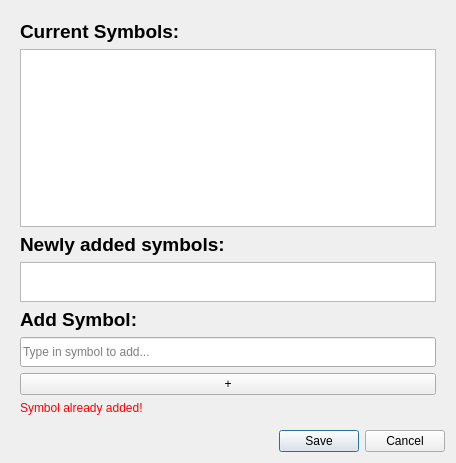
<?xml version="1.0" encoding="UTF-8"?>
<ui version="4.0">
 <class>AddSymbolsDialog</class>
 <widget class="QDialog" name="AddSymbolsDialog">
  <property name="geometry">
   <rect>
    <x>0</x>
    <y>0</y>
    <width>456</width>
    <height>463</height>
   </rect>
  </property>
  <property name="windowTitle">
   <string>Dialog</string>
  </property>
  <layout class="QGridLayout" name="gridLayout_2">
   <item row="0" column="0">
    <widget class="QWidget" name="widget" native="true">
     <layout class="QGridLayout" name="gridLayout">
      <item row="9" column="1">
       <widget class="QLabel" name="label_symbolalreadyadded">
        <property name="styleSheet">
         <string notr="true">QLabel{color: red}</string>
        </property>
        <property name="text">
         <string>Symbol already added!</string>
        </property>
       </widget>
      </item>
      <item row="1" column="1">
       <widget class="QListWidget" name="listwidget_annotformat_oldsymbols">
        <property name="sizePolicy">
         <sizepolicy hsizetype="Expanding" vsizetype="Fixed">
          <horstretch>0</horstretch>
          <verstretch>0</verstretch>
         </sizepolicy>
        </property>
        <property name="minimumSize">
         <size>
          <width>0</width>
          <height>75</height>
         </size>
        </property>
        <property name="styleSheet">
         <string notr="true"/>
        </property>
        <property name="dragEnabled">
         <bool>true</bool>
        </property>
        <property name="dragDropMode">
         <enum>QAbstractItemView::DragOnly</enum>
        </property>
        <property name="defaultDropAction">
         <enum>Qt::CopyAction</enum>
        </property>
        <property name="flow">
         <enum>QListView::LeftToRight</enum>
        </property>
        <property name="isWrapping" stdset="0">
         <bool>true</bool>
        </property>
        <property name="spacing">
         <number>3</number>
        </property>
        <property name="viewMode">
         <enum>QListView::ListMode</enum>
        </property>
        <property name="uniformItemSizes">
         <bool>false</bool>
        </property>
       </widget>
      </item>
      <item row="6" column="1">
       <widget class="QLineEdit" name="lineEdit_newsymbol">
        <property name="minimumSize">
         <size>
          <width>0</width>
          <height>30</height>
         </size>
        </property>
        <property name="text">
         <string/>
        </property>
        <property name="maxLength">
         <number>1</number>
        </property>
        <property name="placeholderText">
         <string>Type in symbol to add...</string>
        </property>
       </widget>
      </item>
      <item row="3" column="1">
       <widget class="QListWidget" name="listwidget_annotformat_symbolcontainer">
        <property name="maximumSize">
         <size>
          <width>16777215</width>
          <height>40</height>
         </size>
        </property>
        <property name="font">
         <font>
          <pointsize>4</pointsize>
         </font>
        </property>
        <property name="horizontalScrollBarPolicy">
         <enum>Qt::ScrollBarAlwaysOff</enum>
        </property>
        <property name="flow">
         <enum>QListView::LeftToRight</enum>
        </property>
        <property name="spacing">
         <number>3</number>
        </property>
       </widget>
      </item>
      <item row="4" column="1">
       <widget class="QLabel" name="label_addsymbol">
        <property name="font">
         <font>
          <pointsize>14</pointsize>
          <bold>true</bold>
         </font>
        </property>
        <property name="text">
         <string>Add Symbol:</string>
        </property>
       </widget>
      </item>
      <item row="7" column="1">
       <widget class="QPushButton" name="btn_addsymbol">
        <property name="text">
         <string>+</string>
        </property>
       </widget>
      </item>
      <item row="0" column="1">
       <widget class="QLabel" name="label_currentsymbols">
        <property name="font">
         <font>
          <pointsize>14</pointsize>
          <bold>true</bold>
         </font>
        </property>
        <property name="text">
         <string>Current Symbols:</string>
        </property>
       </widget>
      </item>
      <item row="2" column="1">
       <widget class="QLabel" name="label">
        <property name="font">
         <font>
          <pointsize>14</pointsize>
          <bold>true</bold>
         </font>
        </property>
        <property name="text">
         <string>Newly added symbols:</string>
        </property>
       </widget>
      </item>
     </layout>
    </widget>
   </item>
   <item row="2" column="0">
    <widget class="QDialogButtonBox" name="buttonBox">
     <property name="orientation">
      <enum>Qt::Horizontal</enum>
     </property>
     <property name="standardButtons">
      <set>QDialogButtonBox::Cancel|QDialogButtonBox::Save</set>
     </property>
    </widget>
   </item>
  </layout>
 </widget>
 <resources/>
 <connections>
  <connection>
   <sender>buttonBox</sender>
   <signal>rejected()</signal>
   <receiver>AddSymbolsDialog</receiver>
   <slot>reject()</slot>
   <hints>
    <hint type="sourcelabel">
     <x>295</x>
     <y>450</y>
    </hint>
    <hint type="destinationlabel">
     <x>286</x>
     <y>274</y>
    </hint>
   </hints>
  </connection>
  <connection>
   <sender>buttonBox</sender>
   <signal>accepted()</signal>
   <receiver>AddSymbolsDialog</receiver>
   <slot>accept()</slot>
   <hints>
    <hint type="sourcelabel">
     <x>227</x>
     <y>444</y>
    </hint>
    <hint type="destinationlabel">
     <x>157</x>
     <y>274</y>
    </hint>
   </hints>
  </connection>
 </connections>
</ui>
